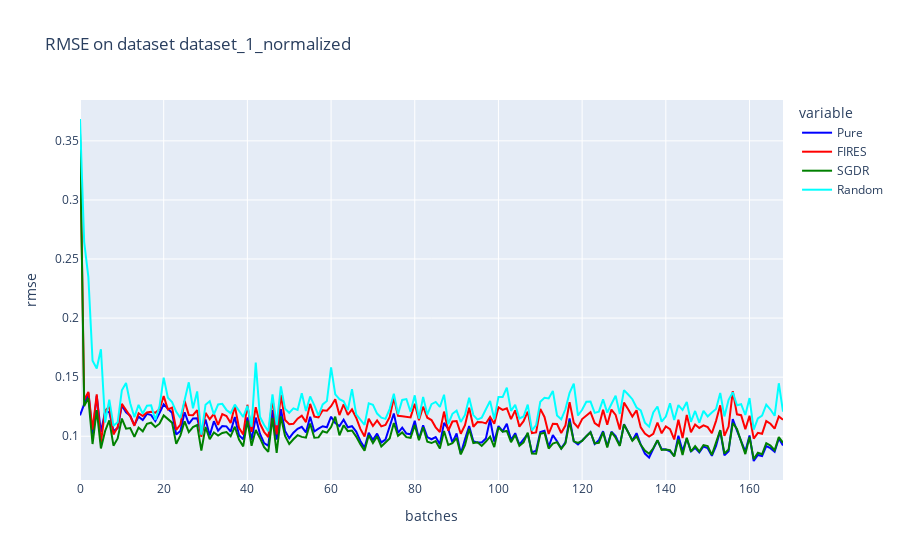

Notebook code for this chart:
### Code cell
title = "RMSE on dataset {}".format(dataset_name)
col_names = ["Pure", "FIRES", "SGDR", "Random"]
d = {"Pure":pure_rmse, "FIRES":fires_rmse, "SGDR":sgdr_rmse, "Random":random_rmse}
df = pd.DataFrame(d, columns=col_names)
fig = px.line(df, y = col_names, title=title, labels={"index":"batches", "value":"rmse"}, color_discrete_map={"Pure":'blue','FIRES': 'red', "SGDR": "green", "Random":"cyan"})
rmse_trace = fig["data"]
fig.show()

### Figure 1 — Plotly figure (JSON) as saved in the notebook; plotly's stock layout.template omitted (floating-point values rounded to 4 significant figures; data arrays with more than 128 entries replaced by an {"elided": "..."} marker saying what was removed)
{"data": [{"hovertemplate": "variable=Pure<br>batches=%{x}<br>rmse=%{y}<extra></extra>", "legendgroup": "Pure", "line": {"color": "blue", "dash": "solid"}, "mode": "lines", "name": "Pure", "orientation": "v", "showlegend": true, "type": "scatter", "x": {"elided": "169 int values"}, "xaxis": "x", "y": {"elided": "169 float values"}, "yaxis": "y"}, {"hovertemplate": "variable=FIRES<br>batches=%{x}<br>rmse=%{y}<extra></extra>", "legendgroup": "FIRES", "line": {"color": "red", "dash": "solid"}, "mode": "lines", "name": "FIRES", "orientation": "v", "showlegend": true, "type": "scatter", "x": {"elided": "169 int values"}, "xaxis": "x", "y": {"elided": "169 float values"}, "yaxis": "y"}, {"hovertemplate": "variable=SGDR<br>batches=%{x}<br>rmse=%{y}<extra></extra>", "legendgroup": "SGDR", "line": {"color": "green", "dash": "solid"}, "mode": "lines", "name": "SGDR", "orientation": "v", "showlegend": true, "type": "scatter", "x": {"elided": "169 int values"}, "xaxis": "x", "y": {"elided": "169 float values"}, "yaxis": "y"}, {"hovertemplate": "variable=Random<br>batches=%{x}<br>rmse=%{y}<extra></extra>", "legendgroup": "Random", "line": {"color": "cyan", "dash": "solid"}, "mode": "lines", "name": "Random", "orientation": "v", "showlegend": true, "type": "scatter", "x": {"elided": "169 int values"}, "xaxis": "x", "y": {"elided": "169 float values"}, "yaxis": "y"}], "layout": {"legend": {"title": {"text": "variable"}, "tracegroupgap": 0}, "title": {"text": "RMSE on dataset dataset_1_normalized"}, "xaxis": {"anchor": "y", "domain": [0, 1], "title": {"text": "batches"}}, "yaxis": {"anchor": "x", "domain": [0, 1], "title": {"text": "rmse"}}}}
